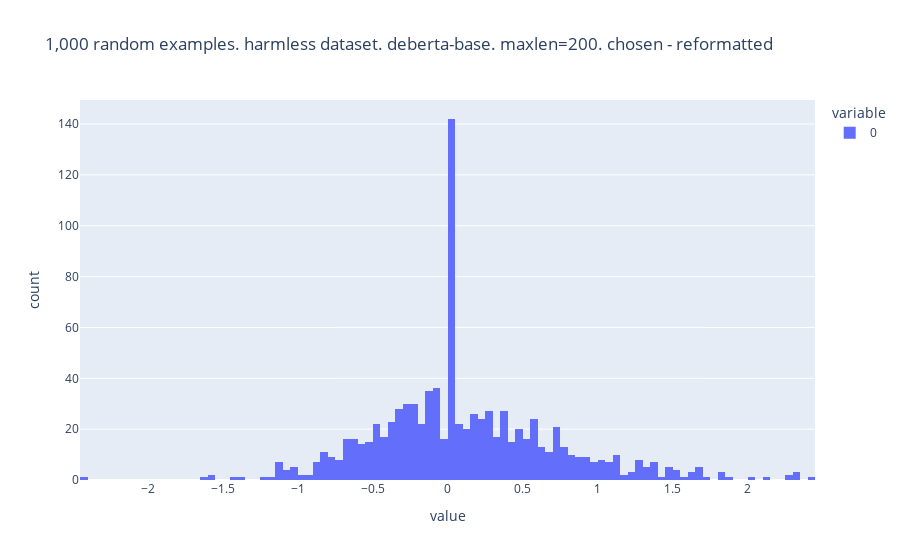

The notebook cell saved with this chart:
### Code cell
fig = px.histogram(score_chosen - score_reformated_chosen, nbins=100, title="1,000 random examples. harmless dataset. deberta-base. maxlen=200. chosen - reformatted")
fig.show()

### Figure 1 — Plotly figure (JSON) as saved in the notebook; plotly's stock layout.template omitted (floating-point values rounded to 4 significant figures; data arrays with more than 128 entries replaced by an {"elided": "..."} marker saying what was removed)
{"data": [{"alignmentgroup": "True", "bingroup": "x", "hovertemplate": "variable=0<br>value=%{x}<br>count=%{y}<extra></extra>", "legendgroup": "0", "marker": {"color": "#636efa", "pattern": {"shape": ""}}, "name": "0", "nbinsx": 100, "offsetgroup": "0", "orientation": "v", "showlegend": true, "type": "histogram", "x": {"elided": "938 float values"}, "xaxis": "x", "yaxis": "y"}], "layout": {"barmode": "relative", "legend": {"title": {"text": "variable"}, "tracegroupgap": 0}, "title": {"text": "1,000 random examples. harmless dataset. deberta-base. maxlen=200. chosen - reformatted"}, "xaxis": {"anchor": "y", "domain": [0, 1], "title": {"text": "value"}}, "yaxis": {"anchor": "x", "domain": [0, 1], "title": {"text": "count"}}}}
